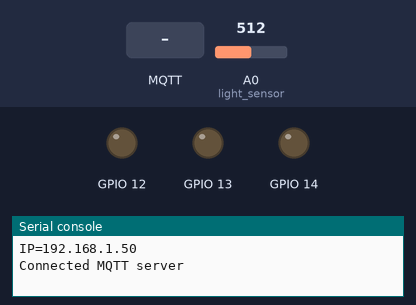
A program run on a simulated ESP8266 board running MicroPython. Parts: output pins drawn as LEDs (lit = HIGH), the last lines printed to the serial console. Inputs (shaded band) come from the test bench; at power-on: A0 (light_sensor) = 512 (analog values on the 0–1023 scale). WiFi joins after 1.5 s; no MQTT or app messages arrive unless stated.

Above: at 2.8 s.
2.9 s: MQTT message "on" arrives on the first subscribed topic
At 3.5 s:
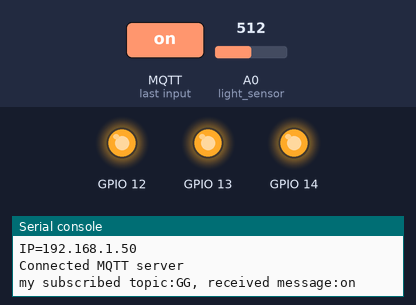
4.5 s: MQTT message "off" arrives on the first subscribed topic
At 4.9 s:
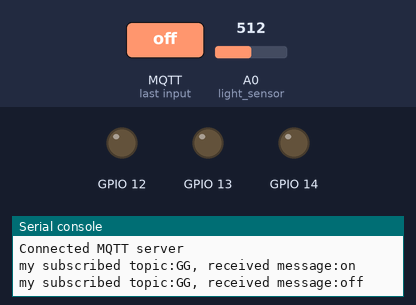
6.1 s: MQTT message "auto" arrives on the first subscribed topic
At 7.4 s:
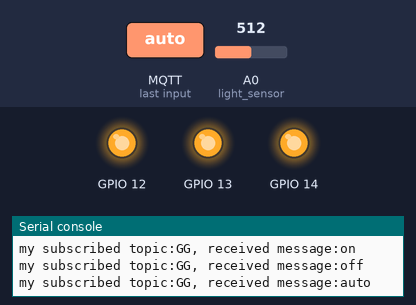
7.7 s: A0 (light_sensor) set to 692
9.2 s: A0 (light_sensor) set to 710
At 10.3 s:
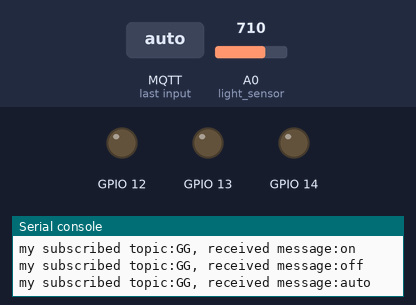
10.7 s: A0 (light_sensor) set to 690
At 11.7 s:
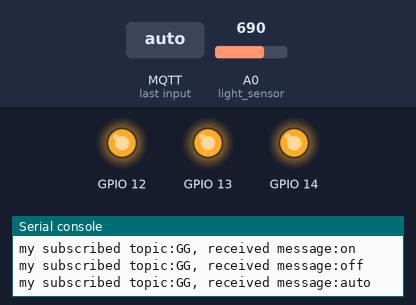
Timing chart, 0 to 13.2 s (numbered marks = the images above; inputs shaded):
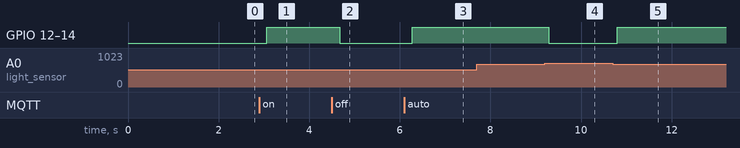

The program:

main.py
```python
#########################匯入模組#########################
from umqtt.simple import MQTTClient
import sys
import time
import mcu
from machine import Pin
from machine import ADC


#########################函式與類別定義#########################
def on_message(topic, msg):
    global m
    msg = msg.decode("utf8")
    topic = topic.decode("utf8")
    print(f"my subscribed topic:{topic}, received message:{msg}")
    m = msg


#########################宣告與設定#########################
wi = mcu.wifi()
wi.setup(ap_active=False, sta_active=True)
if wi.connect("Singular_AI", "Singular#1234"):
    print(f"IP={wi.ip}")

mq_server = "mqtt.singularinnovation-ai.com"
mqttClientId = "GG_mcu01"
mqtt_username = "singular"  # 使用者名稱
mqtt_password = "Singular#1234"  # 密碼
mqtt = mcu.MQTT(mqttClientId, mq_server, mqtt_username, mqtt_password, keepalive=30)

mqtt.connect()


mqtt.subscribe("GG", on_message)  # 訂閱主題("GG")


gpio = mcu.gpio()
LED = mcu.LED(gpio.D5, gpio.D6, gpio.D7, pwm=False)
LED.LED_open(0, 0, 0)  # 紅色LED熄滅，綠色LED熄滅，藍色LED熄滅
light_sensor = ADC(0)  # 建立 ADC物件，腳位為ADC0
m = ""
#########################主程式#########################
while True:
    if m == "on":
        LED.LED_open(1, 1, 1)  # 紅色LED開啟，綠色LED開啟，藍色LED開啟
    elif m == "off":
        LED.LED_open(0, 0, 0)  # 紅色LED熄滅，綠色LED熄滅，藍色LED熄滅
    elif m == "auto":
        if light_sensor.read() < 700:
            LED.LED_open(1, 1, 1)  # 紅色LED開啟，綠色LED開啟，藍色LED開啟
        else:
            LED.LED_open(0, 0, 0)  # 紅色LED熄滅，綠色LED熄滅，藍色LED熄滅
    # 查看是否有訂閱主題發布的資料
    mqtt.check_msg()
    time.sleep(0.1)  # 延遲0.1秒
```

mcu.py
```python
class gpio:
    def __init__(self):
        self._D0 = 16
        self._D1 = 5
        self._D2 = 4
        self._D3 = 0
        self._D4 = 2
        self._D5 = 14
        self._D6 = 12
        self._D7 = 13
        self._D8 = 15
        self._SDD3 = 10
        self._SDD2 = 9

    @property
    def D0(self):
        return self._D0

    @property
    def D1(self):
        return self._D1

    @property
    def D2(self):
        return self._D2

    @property
    def D3(self):
        return self._D3

    @property
    def D4(self):
        return self._D4

    @property
    def D5(self):
        return self._D5

    @property
    def D6(self):
        return self._D6

    @property
    def D7(self):
        return self._D7

    @property
    def D8(self):
        return self._D8

    @property
    def SDD3(self):
        return self._SDD3

    @property
    def SDD2(self):
        return self._SDD2


import network


class wifi:
    def __init__(self, ssid=None, password=None):
        """
        初始化 WiFi 物件(模組)
        ssid: WiFi 名稱
        password: WiFi 密碼
        """
        self.sta = network.WLAN(
            network.STA_IF
        )  # 建立 WLAN 物件，設定為站台模式 (初始化 STA 模式)
        self.ap = network.WLAN(
            network.AP_IF
        )  # 建立 WLAN 物件，設定為存取點模式 (初始化 AP 模式)
        self.ssid = ssid  # WiFi 名稱
        self.password = password  # WiFi 密碼
        self.ap.active(False)  # 關閉存取點模式
        self.sta.active(False)  # 關閉站台模式
        self.ip = None  # IP 位址(電腦位址)

    def setup(self, ap_active=False, sta_active=False):
        """
        設定 WiFi 模組的工作模式
        ap_active: 是否啟用存取點模式 (預設: False)
        sta_active: 是否啟用站台模式 (預設: False)

        使用方法:
        wi.setup(ap_active=True|False, sta_active=True|False)
        """
        self.ap_active = ap_active  # 將區域變數 ap_active 指定給方法 ap_active
        self.sta_active = sta_active  # 將區域變數 sta_active 指定給方法 sta_active
        self.ap.active(ap_active)  # 設定存取點模式
        self.sta.active(sta_active)  # 設定站台模式

    def scan(self):
        """
        搜尋附近的無線網路 (搜尋 wi-fi 熱點)
        回傳: 搜尋到的無線網路列表(wifi 列表)

        使用方法:
        wi.scan()
        """
        if self.sta_active:
            wifi_list = self.sta.scan()  # 搜尋附近的無線網路 (搜尋 AP)
            print("Scan results: ")
            for i in range(len(wifi_list)):
                print(wifi_list[i][0])
        else:
            print("STA 模式未啟用，無法搜尋無線網路。")

    def connect(self, ssid=None, password=None) -> bool:
        """
        連接到指定的無線網路
        ssid: WiFi 名稱
        password: WiFi 密碼
        回傳: 連接是否成功 (True/False)

        使用方法:
        wi.connect("WiFi_NAME", "WiFi_PASSWORD")
        或在初始化時有設定過就可以不再設定
        wi.connect()
        """
        ssid = ssid if ssid is not None else self.ssid
        password = password if password is not None else self.password
        if not self.sta_active:
            print("STA 模式未啟用，無法連接無線網路。")
            return False

        if ssid is None or password is None:
            print("wifi 名稱或密碼未設定。")
            return False

        if self.sta_active:
            self.sta.connect(ssid, password)  # 連接到指定的無線網路
            while not (self.sta.isconnected()):  # 等待連接成功
                pass
            self.ip = self.sta.ifconfig()[0]  # 取得 IP 位址
            print(
                "connet successfully", self.sta.ifconfig()
            )  # 顯示網路設定(顯示連接成功的 IP 位址)
            return True


import sys
from machine import Pin, PWM
from umqtt.simple import MQTTClient


class LED:
    def __init__(self, r_pin, g_pin, b_pin, pwm: bool = False):
        """
        LED 類別用於控制 RGB LED 燈

        屬性:
            RRD (pin): 紅色 LED 腳位
            GREEN (pin): 綠色 LED 腳位
            BLUE (pin): 藍色 LED 腳位

        方法:
            __init__(r_pin, g_pin, b_pin, pwm=False): 初始化 LED 物件
            當 pwm=False 時，使用 Pin 類別控制 LED
            當 pwm=True 時，使用 PWM 類別控制 LED
            RED.value(0 or 1): 設定紅色 LED 亮度 (0: 關閉, 1: 開啟)
            GREEN.value(0 or 1): 設定綠色 LED 亮度 (0: 關閉, 1: 開啟)
            BLUE.value(0 or 1): 設定藍色 LED 亮度 (0: 關閉, 1: 開啟)
            RED.duty(duty): 設定紅色 LED PWM 佔空比 (0-1023)
            GREEN.duty(duty): 設定綠色 LED PWM 佔空比 (0-1023)
            BLUE.duty(duty): 設定藍色 LED PWM 佔空比 (0-1023)
        """
        self.pwm = pwm
        if pwm == False:
            self.RED = Pin(r_pin, Pin.OUT)
            self.GREEN = Pin(g_pin, Pin.OUT)
            self.BLUE = Pin(b_pin, Pin.OUT)
        else:
            frequency = 1000  # PWM 頻率設為 1000Hz
            duty_cycle = 0  # PWM 初始佔空比設為 0 (關閉 LED)
            self.RED = PWM(Pin(r_pin), freq=frequency, duty=duty_cycle)
            self.GREEN = PWM(Pin(g_pin), freq=frequency, duty=duty_cycle)
            self.BLUE = PWM(Pin(b_pin), freq=frequency, duty=duty_cycle)

    def LED_open(self, RED_value, GREEN_value, BLUE_value):
        """
        LED_open 開啟方法
        LED_open(RED_value, GREEN_value, BLUE_value)
        例如:
        led = LED(r_pin=5, g_pin=4, b_pin=0, pwm=False)
        led.LED_open(1, 0, 0) # 紅色

        led= LED(r_pin=5, g_pin=4, b_pin=0, pwm=True)
        led.LED_open(512, 0, 0) # 紅色 (PWM 半亮)
        """

        if self.pwm == False:
            self.RED.value(RED_value)
            self.GREEN.value(GREEN_value)
            self.BLUE.value(BLUE_value)
        else:
            self.RED.duty(RED_value)
            self.GREEN.duty(GREEN_value)
            self.BLUE.duty(BLUE_value)


class MQTT:
    def __init__(self, client_id, server, user, password, keepalive):
        """
        初始化 MQTT 物件
        client_id: MQTT 客戶端 ID
        server: MQTT 伺服器位址
        user: 使用者名稱 (可選)
        password: 密碼 (可選)
        keepalive: 保持連線時間
        """
        self.client_id = client_id
        self.server = server
        self.user = user
        self.password = password
        self.keepalive = keepalive
        self.mqClient = MQTTClient(
            self.client_id,
            self.server,
            user=self.user,
            password=self.password,
            keepalive=self.keepalive,
        )

    def connect(self):
        """
        連接到 MQTT 伺服器
        失敗時結束程序
        """
        try:
            self.mqClient.connect()
        except:
            sys.exit()
        finally:
            print("Connected MQTT server")

    def subscribe(self, topic: str, callback: function):
        """
        訂閱主題並設置回條函數
        topic: 要訂閱的MQTT主題
        callback(function): 收到訊息時的回呼函式
        """
        self.mqClient.set_callback(callback)
        self.mqClient.subscribe(topic)

    def check_msg(self):
        """
        檢查是否有訂閱主題發布的資料
        等待已訂閱的主題發送資料
        持續保持連線
        """
        self.mqClient.check_msg()
```

Measured:
- the behaviour switches between 699 and 700 on A0 (light_sensor) (found by bisection; images 3 and 4)
- after the input at 2.9 s, GPIO 12–14: LOW → HIGH after 0.16 s
- after the input at 4.5 s, GPIO 12–14: HIGH → LOW after 0.17 s
- after the input at 6.1 s, GPIO 12–14: LOW → HIGH after 0.18 s
- after the input at 7.7 s, every drawn part: stays the same
- after the input at 9.2 s, GPIO 12–14: HIGH → LOW after 0.09 s
- after the input at 10.7 s, GPIO 12–14: LOW → HIGH after 0.09 s
